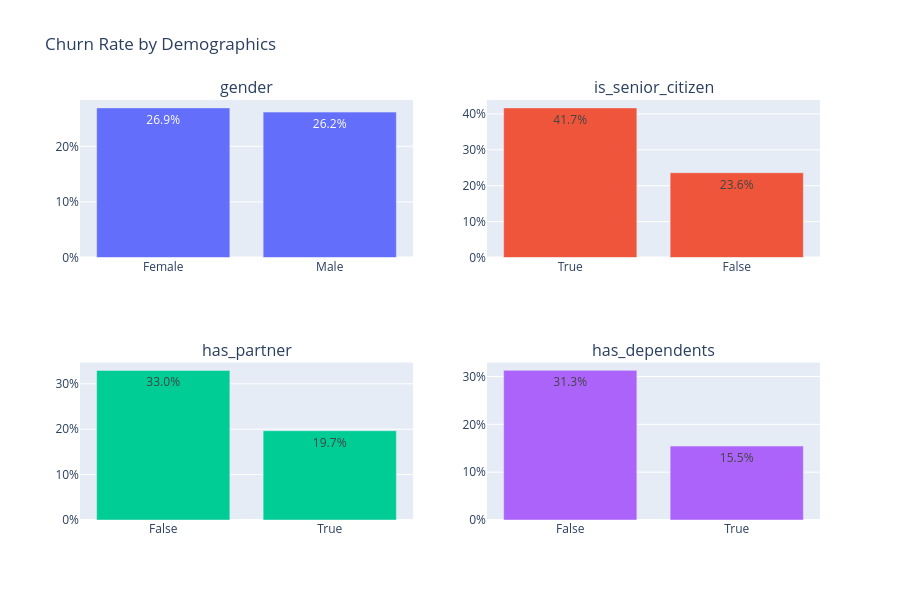

The notebook cell this image was saved under:
### Markdown cell above
## 4. Demographic Analysis

### Code cell
# Demographics vs Churn
demo_features = ['gender', 'is_senior_citizen', 'has_partner', 'has_dependents']

fig = make_subplots(rows=2, cols=2, subplot_titles=demo_features)

for idx, feature in enumerate(demo_features):
    row = idx // 2 + 1
    col = idx % 2 + 1
    
    churn_by_feature = df.groupby(feature)['has_churned'].mean().sort_values(ascending=False)
    
    fig.add_trace(
        go.Bar(x=churn_by_feature.index.astype(str), y=churn_by_feature.values,
               text=[f"{v:.1%}" for v in churn_by_feature.values], textposition='auto'),
        row=row, col=col
    )

fig.update_layout(height=600, title_text="Churn Rate by Demographics", showlegend=False)
fig.update_yaxes(tickformat=".0%")
fig.show()

### Figure 1 — Plotly figure (JSON) as saved in the notebook; plotly's stock layout.template omitted (floating-point values rounded to 4 significant figures)
{"data": [{"text": ["26.9%", "26.2%"], "textposition": "auto", "type": "bar", "x": ["Female", "Male"], "xaxis": "x", "y": [0.2692, 0.2616], "yaxis": "y"}, {"text": ["41.7%", "23.6%"], "textposition": "auto", "type": "bar", "x": ["True", "False"], "xaxis": "x2", "y": [0.4168, 0.2361], "yaxis": "y2"}, {"text": ["33.0%", "19.7%"], "textposition": "auto", "type": "bar", "x": ["False", "True"], "xaxis": "x3", "y": [0.3296, 0.1966], "yaxis": "y3"}, {"text": ["31.3%", "15.5%"], "textposition": "auto", "type": "bar", "x": ["False", "True"], "xaxis": "x4", "y": [0.3128, 0.1545], "yaxis": "y4"}], "layout": {"annotations": [{"font": {"size": 16}, "showarrow": false, "text": "gender", "x": 0.225, "xanchor": "center", "xref": "paper", "y": 1, "yanchor": "bottom", "yref": "paper"}, {"font": {"size": 16}, "showarrow": false, "text": "is_senior_citizen", "x": 0.775, "xanchor": "center", "xref": "paper", "y": 1, "yanchor": "bottom", "yref": "paper"}, {"font": {"size": 16}, "showarrow": false, "text": "has_partner", "x": 0.225, "xanchor": "center", "xref": "paper", "y": 0.375, "yanchor": "bottom", "yref": "paper"}, {"font": {"size": 16}, "showarrow": false, "text": "has_dependents", "x": 0.775, "xanchor": "center", "xref": "paper", "y": 0.375, "yanchor": "bottom", "yref": "paper"}], "height": 600, "showlegend": false, "title": {"text": "Churn Rate by Demographics"}, "xaxis": {"anchor": "y", "domain": [0, 0.45]}, "xaxis2": {"anchor": "y2", "domain": [0.55, 1]}, "xaxis3": {"anchor": "y3", "domain": [0, 0.45]}, "xaxis4": {"anchor": "y4", "domain": [0.55, 1]}, "yaxis": {"anchor": "x", "domain": [0.625, 1], "tickformat": ".0%"}, "yaxis2": {"anchor": "x2", "domain": [0.625, 1], "tickformat": ".0%"}, "yaxis3": {"anchor": "x3", "domain": [0, 0.375], "tickformat": ".0%"}, "yaxis4": {"anchor": "x4", "domain": [0, 0.375], "tickformat": ".0%"}}}
